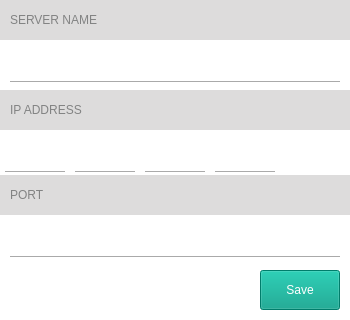
<?xml version="1.0" encoding="UTF-8"?>
<ui version="4.0">
 <class>AddEditServerDialog</class>
 <widget class="QDialog" name="AddEditServerDialog">
  <property name="geometry">
   <rect>
    <x>0</x>
    <y>0</y>
    <width>350</width>
    <height>320</height>
   </rect>
  </property>
  <property name="windowTitle">
   <string>Dialog</string>
  </property>
  <property name="styleSheet">
   <string notr="true">background-color: rgb(255, 255, 255);</string>
  </property>
  <widget class="QPushButton" name="pushButton">
   <property name="geometry">
    <rect>
     <x>260</x>
     <y>270</y>
     <width>80</width>
     <height>40</height>
    </rect>
   </property>
   <property name="styleSheet">
    <string notr="true">background-color: rgb(0, 157, 135);
selection-background-color: rgb(0, 156, 134);
color: rgb(255, 255, 255);
border-color: rgba(255, 255, 255, 0);</string>
   </property>
   <property name="text">
    <string>Save</string>
   </property>
  </widget>
  <widget class="QWidget" name="widget_2" native="true">
   <property name="geometry">
    <rect>
     <x>0</x>
     <y>0</y>
     <width>350</width>
     <height>40</height>
    </rect>
   </property>
   <property name="styleSheet">
    <string notr="true">background-color: rgb(221, 220, 220);</string>
   </property>
   <widget class="QLabel" name="label_4">
    <property name="geometry">
     <rect>
      <x>10</x>
      <y>10</y>
      <width>330</width>
      <height>20</height>
     </rect>
    </property>
    <property name="styleSheet">
     <string notr="true">color: rgb(130, 131, 131);
font: 75 13pt &quot;Cantarell&quot;;</string>
    </property>
    <property name="text">
     <string>SERVER NAME</string>
    </property>
   </widget>
  </widget>
  <widget class="QWidget" name="widget_3" native="true">
   <property name="geometry">
    <rect>
     <x>0</x>
     <y>90</y>
     <width>350</width>
     <height>40</height>
    </rect>
   </property>
   <property name="styleSheet">
    <string notr="true">background-color: rgb(221, 220, 220);</string>
   </property>
   <widget class="QLabel" name="label_6">
    <property name="geometry">
     <rect>
      <x>10</x>
      <y>10</y>
      <width>330</width>
      <height>20</height>
     </rect>
    </property>
    <property name="styleSheet">
     <string notr="true">color: rgb(130, 131, 131);
font: 75 13pt &quot;Cantarell&quot;;</string>
    </property>
    <property name="text">
     <string>IP ADDRESS</string>
    </property>
   </widget>
  </widget>
  <widget class="QWidget" name="octet1Widget" native="true">
   <property name="geometry">
    <rect>
     <x>0</x>
     <y>130</y>
     <width>70</width>
     <height>50</height>
    </rect>
   </property>
   <widget class="QLineEdit" name="octet1">
    <property name="geometry">
     <rect>
      <x>5</x>
      <y>5</y>
      <width>60</width>
      <height>35</height>
     </rect>
    </property>
    <property name="autoFillBackground">
     <bool>false</bool>
    </property>
    <property name="styleSheet">
     <string notr="true">background-color: rgb(255, 255, 255);
color: rgb(130, 131, 131);
border-top-color: rgb(255, 255, 255);</string>
    </property>
    <property name="inputMask">
     <string notr="true"/>
    </property>
    <property name="text">
     <string notr="true"/>
    </property>
    <property name="frame">
     <bool>false</bool>
    </property>
    <property name="placeholderText">
     <string/>
    </property>
   </widget>
   <widget class="Line" name="octet1line">
    <property name="geometry">
     <rect>
      <x>5</x>
      <y>40</y>
      <width>60</width>
      <height>5</height>
     </rect>
    </property>
    <property name="orientation">
     <enum>Qt::Horizontal</enum>
    </property>
   </widget>
  </widget>
  <widget class="QWidget" name="widget_5" native="true">
   <property name="geometry">
    <rect>
     <x>0</x>
     <y>40</y>
     <width>350</width>
     <height>50</height>
    </rect>
   </property>
   <widget class="QLineEdit" name="serverNameLineEdit">
    <property name="geometry">
     <rect>
      <x>10</x>
      <y>5</y>
      <width>330</width>
      <height>35</height>
     </rect>
    </property>
    <property name="autoFillBackground">
     <bool>false</bool>
    </property>
    <property name="styleSheet">
     <string notr="true">background-color: rgb(255, 255, 255);
color: rgb(130, 131, 131);
border-top-color: rgb(255, 255, 255);</string>
    </property>
    <property name="inputMask">
     <string notr="true"/>
    </property>
    <property name="text">
     <string notr="true"/>
    </property>
    <property name="frame">
     <bool>false</bool>
    </property>
    <property name="placeholderText">
     <string/>
    </property>
   </widget>
   <widget class="Line" name="line_3">
    <property name="geometry">
     <rect>
      <x>10</x>
      <y>40</y>
      <width>330</width>
      <height>5</height>
     </rect>
    </property>
    <property name="orientation">
     <enum>Qt::Horizontal</enum>
    </property>
   </widget>
  </widget>
  <widget class="QWidget" name="octet2Widget" native="true">
   <property name="geometry">
    <rect>
     <x>70</x>
     <y>130</y>
     <width>70</width>
     <height>50</height>
    </rect>
   </property>
   <widget class="QLineEdit" name="octet1_2">
    <property name="geometry">
     <rect>
      <x>5</x>
      <y>5</y>
      <width>60</width>
      <height>35</height>
     </rect>
    </property>
    <property name="autoFillBackground">
     <bool>false</bool>
    </property>
    <property name="styleSheet">
     <string notr="true">background-color: rgb(255, 255, 255);
color: rgb(130, 131, 131);
border-top-color: rgb(255, 255, 255);</string>
    </property>
    <property name="inputMask">
     <string notr="true"/>
    </property>
    <property name="text">
     <string notr="true"/>
    </property>
    <property name="frame">
     <bool>false</bool>
    </property>
    <property name="placeholderText">
     <string/>
    </property>
   </widget>
   <widget class="Line" name="octet1line_2">
    <property name="geometry">
     <rect>
      <x>5</x>
      <y>40</y>
      <width>60</width>
      <height>5</height>
     </rect>
    </property>
    <property name="orientation">
     <enum>Qt::Horizontal</enum>
    </property>
   </widget>
  </widget>
  <widget class="QWidget" name="octet3Widge" native="true">
   <property name="geometry">
    <rect>
     <x>140</x>
     <y>130</y>
     <width>70</width>
     <height>50</height>
    </rect>
   </property>
   <widget class="QLineEdit" name="octet1_3">
    <property name="geometry">
     <rect>
      <x>5</x>
      <y>5</y>
      <width>60</width>
      <height>35</height>
     </rect>
    </property>
    <property name="autoFillBackground">
     <bool>false</bool>
    </property>
    <property name="styleSheet">
     <string notr="true">background-color: rgb(255, 255, 255);
color: rgb(130, 131, 131);
border-top-color: rgb(255, 255, 255);</string>
    </property>
    <property name="inputMask">
     <string notr="true"/>
    </property>
    <property name="text">
     <string notr="true"/>
    </property>
    <property name="frame">
     <bool>false</bool>
    </property>
    <property name="placeholderText">
     <string/>
    </property>
   </widget>
   <widget class="Line" name="octet1line_3">
    <property name="geometry">
     <rect>
      <x>5</x>
      <y>40</y>
      <width>60</width>
      <height>5</height>
     </rect>
    </property>
    <property name="orientation">
     <enum>Qt::Horizontal</enum>
    </property>
   </widget>
  </widget>
  <widget class="QWidget" name="octet2Widget_2" native="true">
   <property name="geometry">
    <rect>
     <x>210</x>
     <y>130</y>
     <width>70</width>
     <height>50</height>
    </rect>
   </property>
   <widget class="QLineEdit" name="octet1_4">
    <property name="geometry">
     <rect>
      <x>5</x>
      <y>5</y>
      <width>60</width>
      <height>35</height>
     </rect>
    </property>
    <property name="autoFillBackground">
     <bool>false</bool>
    </property>
    <property name="styleSheet">
     <string notr="true">background-color: rgb(255, 255, 255);
color: rgb(130, 131, 131);
border-top-color: rgb(255, 255, 255);</string>
    </property>
    <property name="inputMask">
     <string notr="true"/>
    </property>
    <property name="text">
     <string notr="true"/>
    </property>
    <property name="frame">
     <bool>false</bool>
    </property>
    <property name="placeholderText">
     <string/>
    </property>
   </widget>
   <widget class="Line" name="octet1line_4">
    <property name="geometry">
     <rect>
      <x>5</x>
      <y>40</y>
      <width>60</width>
      <height>5</height>
     </rect>
    </property>
    <property name="orientation">
     <enum>Qt::Horizontal</enum>
    </property>
   </widget>
  </widget>
  <widget class="QWidget" name="widget_4" native="true">
   <property name="geometry">
    <rect>
     <x>0</x>
     <y>175</y>
     <width>350</width>
     <height>40</height>
    </rect>
   </property>
   <property name="styleSheet">
    <string notr="true">background-color: rgb(221, 220, 220);</string>
   </property>
   <widget class="QLabel" name="label_8">
    <property name="geometry">
     <rect>
      <x>10</x>
      <y>10</y>
      <width>330</width>
      <height>20</height>
     </rect>
    </property>
    <property name="styleSheet">
     <string notr="true">color: rgb(130, 131, 131);
font: 75 13pt &quot;Cantarell&quot;;</string>
    </property>
    <property name="text">
     <string>PORT</string>
    </property>
   </widget>
  </widget>
  <widget class="QWidget" name="widget_6" native="true">
   <property name="geometry">
    <rect>
     <x>0</x>
     <y>215</y>
     <width>350</width>
     <height>50</height>
    </rect>
   </property>
   <widget class="QLineEdit" name="portLineEdit">
    <property name="geometry">
     <rect>
      <x>10</x>
      <y>5</y>
      <width>330</width>
      <height>35</height>
     </rect>
    </property>
    <property name="autoFillBackground">
     <bool>false</bool>
    </property>
    <property name="styleSheet">
     <string notr="true">background-color: rgb(255, 255, 255);
color: rgb(130, 131, 131);
border-top-color: rgb(255, 255, 255);</string>
    </property>
    <property name="inputMask">
     <string notr="true"/>
    </property>
    <property name="text">
     <string notr="true"/>
    </property>
    <property name="frame">
     <bool>false</bool>
    </property>
    <property name="placeholderText">
     <string/>
    </property>
   </widget>
   <widget class="Line" name="line_5">
    <property name="geometry">
     <rect>
      <x>10</x>
      <y>40</y>
      <width>330</width>
      <height>5</height>
     </rect>
    </property>
    <property name="orientation">
     <enum>Qt::Horizontal</enum>
    </property>
   </widget>
  </widget>
 </widget>
 <resources/>
 <connections/>
</ui>
